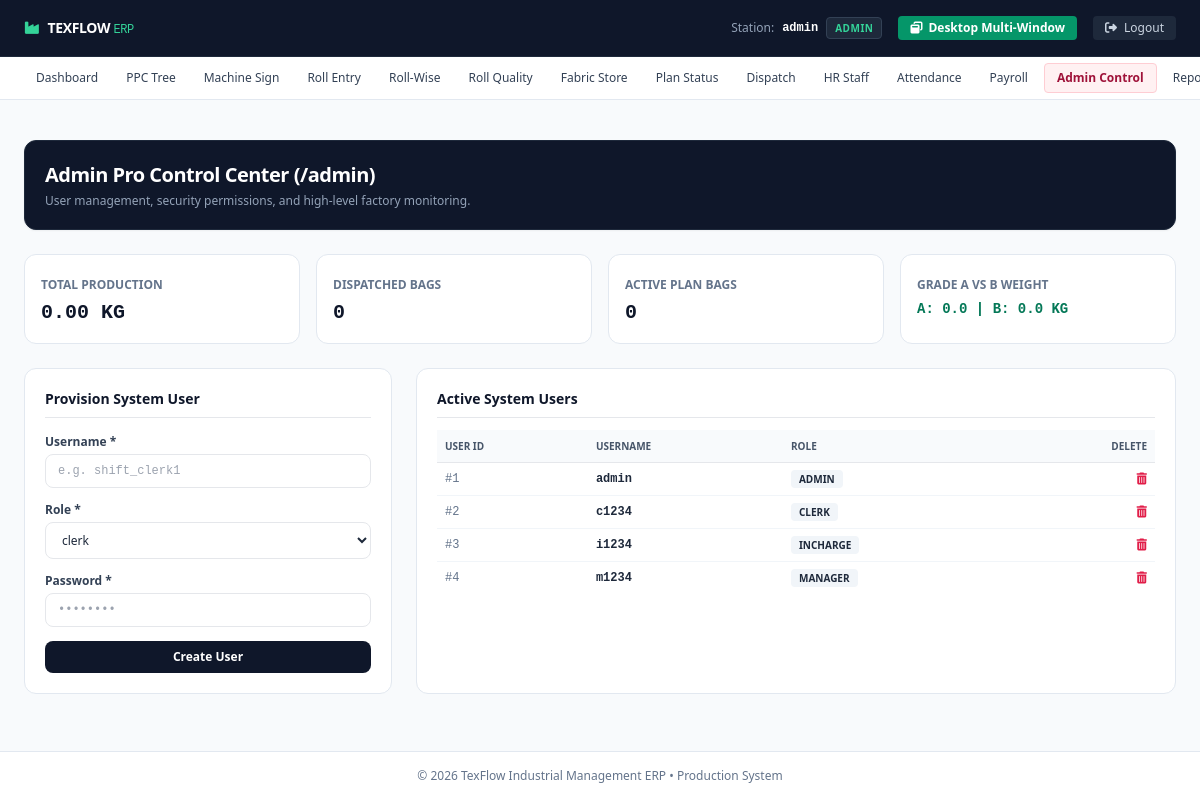
The page /admin (signed in) on the database its author committed.
### tables this page shows
CREATE TABLE users (
            id INTEGER PRIMARY KEY AUTOINCREMENT,
            username TEXT UNIQUE,
            password TEXT,
            role TEXT
        );

### main.py (the view, shortened to what this page needs)
@app.route("/admin", methods=["GET", "POST"])
def admin_dashboard():
    if session.get('role') != 'admin':
        flash("Access Denied: Admins only", "danger")
        return redirect(url_for('index'))
    con = db(); cur = con.cursor()
    cur.execute("SELECT SUM(weight) FROM fabric_rolls")
    prod = cur.fetchone()[0] or 0
    cur.execute("SELECT COUNT(*) FROM dispatch_records")
    dispatched = cur.fetchone()[0] or 0
    cur.execute("SELECT COUNT(DISTINCT bag_id) FROM lots")
    plans = cur.fetchone()[0] or 0
    cur.execute("SELECT SUM(grade_a_weight), SUM(grade_b_weight) FROM quality_checks")
    q = cur.fetchone()
    ga = q[0] or 0; gb = q[1] or 0
    cur.execute("SELECT * FROM fabric_rolls ORDER BY id DESC LIMIT 10")
    recent = cur.fetchall()
    cur.execute("SELECT * FROM users")
    users = cur.fetchall()
    con.close()
    return render_template("admin_pro.html", **locals())

### main.py (called while the page is built, shortened)
def db():
    global DB_TYPE
    import sqlite3
    con = sqlite3.connect(SQLITE_DB)
    con.row_factory = sqlite3.Row
    return con

### templates/admin_pro.html (shortened to what this page needs)
{% extends "base.html" %}
{% block content %}
<div class="space-y-6">
  <div class="bg-slate-900 border border-slate-800 rounded-xl p-5 text-white flex justify-between items-center shadow-sm">
    <div>
      <h1 class="text-xl font-bold tracking-tight text-white">Admin Pro Control Center (/admin)</h1>
      <p class="text-xs text-slate-400 mt-1">User management, security permissions, and high-level factory monitoring.</p>
    </div>
  </div>
  <div class="grid grid-cols-1 sm:grid-cols-4 gap-4">
    <div class="bg-white p-4 rounded-xl border border-slate-200">
      <span class="text-xs text-slate-500 uppercase font-semibold">Total Production</span>
      <div class="text-xl font-bold font-mono text-slate-900 mt-1">{{ "%.2f"|format(prod) }} KG</div>
    </div>
    <div class="bg-white p-4 rounded-xl border border-slate-200">
      <span class="text-xs text-slate-500 uppercase font-semibold">Dispatched Bags</span>
      <div class="text-xl font-bold font-mono text-slate-900 mt-1">{{ dispatched }}</div>
    </div>
    <div class="bg-white p-4 rounded-xl border border-slate-200">
      <span class="text-xs text-slate-500 uppercase font-semibold">Active Plan Bags</span>
      <div class="text-xl font-bold font-mono text-slate-900 mt-1">{{ plans }}</div>
    </div>
    <div class="bg-white p-4 rounded-xl border border-slate-200">
      <span class="text-xs text-slate-500 uppercase font-semibold">Grade A vs B Weight</span>
      <div class="text-sm font-bold font-mono text-emerald-700 mt-1">A: {{ "%.1f"|format(ga) }} | B: {{ "%.1f"|format(gb) }} KG</div>
    </div>
  </div>
  <div class="grid grid-cols-1 lg:grid-cols-3 gap-6">
    <div class="bg-white rounded-xl border border-slate-200 p-5 shadow-xs">
      <h2 class="font-bold text-sm text-slate-900 mb-4 pb-2 border-b">Provision System User</h2>
      <form method="POST" action="{{ url_for('admin_dashboard') }}" class="space-y-3.5">
        <div>
          <label class="block text-xs font-semibold text-slate-700 mb-1">Username *</label>
          <input type="text" name="username" required placeholder="e.g. shift_clerk1" class="w-full px-3 py-2 border rounded-lg text-xs font-mono">
        </div>
        <div>
          <label class="block text-xs font-semibold text-slate-700 mb-1">Role *</label>
          <select name="role" required class="w-full px-3 py-2 border rounded-lg text-xs bg-white">
            <option value="clerk">clerk</option>
          </select>
        </div>
        <div>
          <label class="block text-xs font-semibold text-slate-700 mb-1">Password *</label>
          <input type="password" name="password" required placeholder="••••••••" class="w-full px-3 py-2 border rounded-lg text-xs font-mono">
        </div>
        <button type="submit" class="w-full py-2 bg-slate-900 text-white rounded-lg text-xs font-semibold">Create User</button>
      </form>
    </div>
    <div class="lg:col-span-2 bg-white rounded-xl border border-slate-200 p-5 shadow-xs">
      <h2 class="font-bold text-sm text-slate-900 mb-3 pb-2 border-b">Active System Users</h2>
      <div class="overflow-x-auto">
        <table class="w-full text-left text-xs">
          <thead class="bg-slate-50 text-slate-600 uppercase text-[10px] font-semibold border-b">
            <tr>
              <th class="p-2">User ID</th>
              <th class="p-2">Username</th>
              <th class="p-2">Role</th>
              <th class="p-2 text-right">Delete</th>
            </tr>
          </thead>
          <tbody class="divide-y divide-slate-100">
            {% for u in users %}
            <tr>
              <td class="p-2 font-mono text-slate-500">#{{ u['id'] }}</td>
              <td class="p-2 font-bold font-mono">{{ u['username'] }}</td>
              <td class="p-2"><span class="px-2 py-0.5 rounded text-[10px] font-bold uppercase bg-slate-100">{{ u['role'] }}</span></td>
              <td class="p-2 text-right">
                <form method="POST" action="{{ url_for('admin_dashboard') }}" onsubmit="return confirm('Delete user?')" class="inline">
                  <button type="submit" class="text-rose-600 hover:text-rose-800"><i class="fa-solid fa-trash-can"></i></button>
                </form>
              </td>
            </tr>
            {% endfor %}
          </tbody>
        </table>
      </div>
    </div>
  </div>
</div>
{% endblock %}

### rows shown on the page
users: id "1", username "admin", role "ADMIN"
users: id "2", username "c1234", role "CLERK"
users: id "3", username "i1234", role "INCHARGE"
users: id "4", username "m1234", role "MANAGER"

### other values the page prints
{{ session.get('user') }} "admin"
{{ session.get('role', 'clerk') }} "ADMIN"
{{ "%.2f"|format(prod) }} "0.00"
{{ dispatched }} "0"
{{ plans }} "0"
{{ "%.1f"|format(ga) }} "0.0"
{{ "%.1f"|format(gb) }} "0.0"
{{ now.year if now else 2026 }} "2026"
